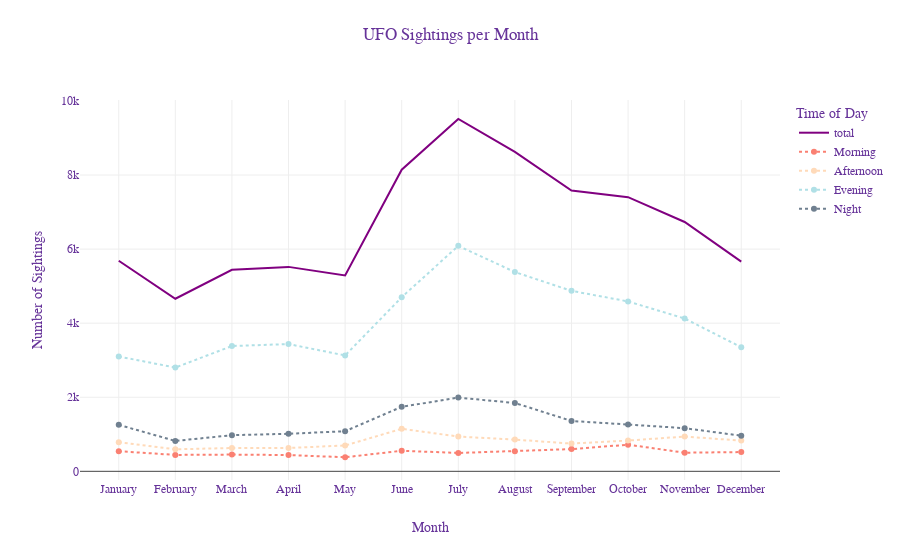

Source (notebook cell):
### Code cell
# Create line graph of ufo sightings per month
fig = px.line(months, 
              title='UFO Sightings per Month', 
              labels={'index':'Month', 'value':'Number of Sightings'})

# Update line color
fig.update_traces(line_color='purple')

# Add line graph for morning sightings
fig.add_scatter(x=morning.index, 
                y=morning.values, 
                name='Morning', 
                line=dict(color='salmon', width=2, dash='dot'))

# Add line graph for afternoon sightings
fig.add_scatter(x=afternoon.index, 
                y=afternoon.values, 
                name='Afternoon', 
                line=dict(color='peachpuff', width=2, dash='dot'))

# Add line graph for evening sightings
fig.add_scatter(x=evening.index,
                y=evening.values, 
                name='Evening', 
                line=dict(color='powderblue', width=2, dash='dot'))

# Add line graph for night sightings
fig.add_scatter(x=night.index,
                y=night.values, 
                name='Night', 
                line=dict(color='slategrey', width=2, dash='dot'))

# Update layout
fig.update_layout(
    title={
        'text': "UFO Sightings per Month",
        'y':0.95,
        'x':0.5,
        'xanchor': 'center',
        'yanchor': 'top'},
    xaxis_title="Month",
    yaxis_title="Number of Sightings",
    legend_title="Time of Day",
    font=dict(
        family="Courier New, monospace",
        size=12,
        color="RebeccaPurple"
    )
)

# Show figure
fig.show()

### Figure 1 — Plotly figure (JSON) as saved in the notebook; plotly's stock layout.template omitted (floating-point values rounded to 4 significant figures)
{"data": [{"hovertemplate": "variable=total<br>month=%{x}<br>Number of Sightings=%{y}<extra></extra>", "legendgroup": "total", "line": {"color": "purple", "dash": "solid"}, "marker": {"symbol": "circle"}, "mode": "lines", "name": "total", "orientation": "v", "showlegend": true, "type": "scatter", "x": ["January", "February", "March", "April", "May", "June", "July", "August", "September", "October", "November", "December"], "xaxis": "x", "y": [5685, 4660, 5440, 5520, 5289, 8145, 9513, 8625, 7582, 7403, 6733, 5662], "yaxis": "y"}, {"line": {"color": "salmon", "dash": "dot", "width": 2}, "name": "Morning", "type": "scatter", "x": ["January", "February", "March", "April", "May", "June", "July", "August", "September", "October", "November", "December"], "y": [543, 443, 452, 439, 380, 555, 496, 543, 600, 719, 503, 520]}, {"line": {"color": "peachpuff", "dash": "dot", "width": 2}, "name": "Afternoon", "type": "scatter", "x": ["January", "February", "March", "April", "May", "June", "July", "August", "September", "October", "November", "December"], "y": [786, 595, 629, 631, 697, 1148, 939, 856, 749, 831, 939, 829]}, {"line": {"color": "powderblue", "dash": "dot", "width": 2}, "name": "Evening", "type": "scatter", "x": ["January", "February", "March", "April", "May", "June", "July", "August", "September", "October", "November", "December"], "y": [3100, 2802, 3383, 3436, 3129, 4700, 6088, 5380, 4873, 4587, 4126, 3351]}, {"line": {"color": "slategrey", "dash": "dot", "width": 2}, "name": "Night", "type": "scatter", "x": ["January", "February", "March", "April", "May", "June", "July", "August", "September", "October", "November", "December"], "y": [1256, 820, 976, 1014, 1083, 1742, 1990, 1846, 1360, 1266, 1165, 962]}], "layout": {"font": {"color": "RebeccaPurple", "family": "Courier New, monospace", "size": 12}, "legend": {"title": {"text": "Time of Day"}, "tracegroupgap": 0}, "title": {"text": "UFO Sightings per Month", "x": 0.5, "xanchor": "center", "y": 0.95, "yanchor": "top"}, "xaxis": {"anchor": "y", "domain": [0, 1], "title": {"text": "Month"}}, "yaxis": {"anchor": "x", "domain": [0, 1], "title": {"text": "Number of Sightings"}}}}
